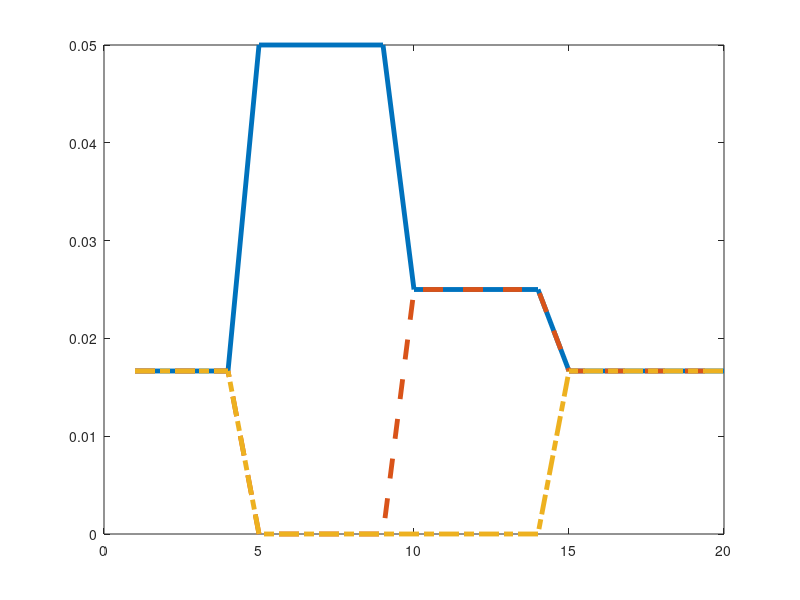

The MATLAB source for this figure: (Note: this script raises an error after producing the figure.)
%% Plot Driver for Risk Allocation Convergence
% ========================================================================
% Author: Eliza Cohn
% Description: Plot the risk allocation convergence for SSH to BON
% ========================================================================

close all;

% Set default font to match other figures
set(groot,'defaultAxesFontName','Helvetica');
set(groot,'defaultTextFontName','Helvetica');

% Parameters
eps = 0.05;
T   = 20;
n   = 3;
tt  = 1:T;

t1 = 5;
t2 = 10;
t3 = 15;

% Font / style settings
font_axis = 20;
font_tick = 21;
font_leg  = 24;
lw_main   = 3.5;
lw_ref    = 1.5;

% Initialize alpha vals 
alpha_vals = (1/n) * ones(T,n);

% Set up allocation values
alpha_blocks = [
    1      0      0
    1/2    1/2    0
    1/n    1/n    1/n
];

row_starts = [t1, t2, t3];
row_ends   = [t2-1, t3-1, T];

for k = 1:length(row_starts)
    rows = row_ends(k) - row_starts(k) + 1;
    alpha_vals(row_starts(k):row_ends(k), :) = repmat(alpha_blocks(k,:), rows, 1);
end

% Plot Figure 
figure('Name','SSH Diagnostics','NumberTitle','off', ...
       'Position',[100 100 900 500], ...
       'Color','w');

plot(tt, alpha_vals(:,1)*eps, '-',  'LineWidth', lw_main); hold on
plot(tt, alpha_vals(:,2)*eps, '--', 'LineWidth', lw_main);
plot(tt, alpha_vals(:,3)*eps, '-.', 'LineWidth', lw_main);

yline(eps/n, ':', ...
    'Color', [0.35 0.35 0.35], ...
    'LineWidth', lw_ref);

xlabel('Time (hours)', 'FontSize', font_axis, 'FontName','Helvetica');
ylabel('Allocated Risk', 'FontSize', font_axis, 'FontName','Helvetica'); 

xlim([1, T]);
ylim([-0.0025, 0.052]);

% Symbolic y-axis labels
yticks([0, eps/n, eps/2, eps])

%{
yticklabels({ ...
    '0', '$\frac{\varepsilon}{6}$', ...
    '$\frac{\varepsilon}{4}$', ...
    '$\frac{\varepsilon}{2}$'})
%}

yticklabels({ ...
    '0', '$\frac{\varepsilon}{3}$', ...
    '$\frac{\varepsilon}{2}$', ...
    '$\varepsilon$'})

% Legend labels
legendLabels = cell(1, n);
for i = 1:n
    legendLabels{i} = sprintf('$\\epsilon_{%d}$', i);
end
%legendLabels{n+1} = '$\epsilon / n$';

lg = legend(legendLabels, ...
   'Location', 'northeast', ...
   'Orientation', 'horizontal', ...
   'Box', 'off', ...
   'FontSize', font_leg, ...
   'Interpreter','latex');

grid on

set(gca, ...
    'Color', 'w', ...
    'YGrid', 'on', ...
    'XGrid', 'off', ...
    'GridAlpha', 0.12, ...
    'GridColor', [0 0 0], ...
    'FontSize', font_tick, ...
    'FontName', 'Times New Roman', ...
    'TickLabelInterpreter','latex', ...
    'TickDir','out', ...
    'LineWidth', 1.1, ...
    'Box', 'on');
